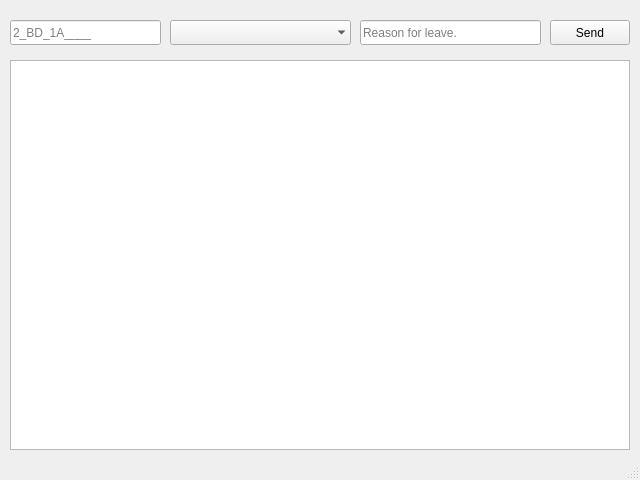
<?xml version="1.0" encoding="UTF-8"?>
<ui version="4.0">
 <class>MainWindow</class>
 <widget class="QMainWindow" name="MainWindow">
  <property name="geometry">
   <rect>
    <x>0</x>
    <y>0</y>
    <width>640</width>
    <height>480</height>
   </rect>
  </property>
  <property name="sizePolicy">
   <sizepolicy hsizetype="Fixed" vsizetype="Fixed">
    <horstretch>0</horstretch>
    <verstretch>0</verstretch>
   </sizepolicy>
  </property>
  <property name="minimumSize">
   <size>
    <width>640</width>
    <height>480</height>
   </size>
  </property>
  <property name="maximumSize">
   <size>
    <width>640</width>
    <height>480</height>
   </size>
  </property>
  <property name="windowTitle">
   <string>MainWindow</string>
  </property>
  <widget class="QWidget" name="centralwidget">
   <widget class="QFrame" name="frame">
    <property name="geometry">
     <rect>
      <x>10</x>
      <y>10</y>
      <width>621</width>
      <height>41</height>
     </rect>
    </property>
    <property name="frameShape">
     <enum>QFrame::NoFrame</enum>
    </property>
    <widget class="QLineEdit" name="rno">
     <property name="geometry">
      <rect>
       <x>0</x>
       <y>10</y>
       <width>151</width>
       <height>25</height>
      </rect>
     </property>
     <property name="maxLength">
      <number>10</number>
     </property>
     <property name="placeholderText">
      <string>2_BD_1A____</string>
     </property>
    </widget>
    <widget class="QComboBox" name="PassType">
     <property name="geometry">
      <rect>
       <x>160</x>
       <y>10</y>
       <width>181</width>
       <height>25</height>
      </rect>
     </property>
     <property name="currentIndex">
      <number>-1</number>
     </property>
     <property name="duplicatesEnabled">
      <bool>false</bool>
     </property>
     <property name="frame">
      <bool>false</bool>
     </property>
     <item>
      <property name="text">
       <string>Gate Pass (One Time)</string>
      </property>
     </item>
     <item>
      <property name="text">
       <string>Lunch Pass (Monthly)</string>
      </property>
     </item>
    </widget>
    <widget class="QPushButton" name="Send">
     <property name="geometry">
      <rect>
       <x>540</x>
       <y>10</y>
       <width>80</width>
       <height>25</height>
      </rect>
     </property>
     <property name="text">
      <string>Send</string>
     </property>
    </widget>
    <widget class="QLineEdit" name="Reason">
     <property name="geometry">
      <rect>
       <x>350</x>
       <y>10</y>
       <width>181</width>
       <height>25</height>
      </rect>
     </property>
     <property name="placeholderText">
      <string>Reason for leave.</string>
     </property>
    </widget>
   </widget>
   <widget class="QGraphicsView" name="Pass">
    <property name="geometry">
     <rect>
      <x>10</x>
      <y>60</y>
      <width>620</width>
      <height>390</height>
     </rect>
    </property>
    <property name="mouseTracking">
     <bool>false</bool>
    </property>
   </widget>
  </widget>
  <widget class="QStatusBar" name="statusbar"/>
  <action name="actionSend">
   <property name="text">
    <string>Send</string>
   </property>
  </action>
 </widget>
 <tabstops>
  <tabstop>rno</tabstop>
  <tabstop>PassType</tabstop>
  <tabstop>Reason</tabstop>
  <tabstop>Send</tabstop>
  <tabstop>Pass</tabstop>
 </tabstops>
 <resources/>
 <connections>
  <connection>
   <sender>Send</sender>
   <signal>clicked()</signal>
   <receiver>actionSend</receiver>
   <slot>trigger()</slot>
   <hints>
    <hint type="sourcelabel">
     <x>579</x>
     <y>31</y>
    </hint>
    <hint type="destinationlabel">
     <x>-1</x>
     <y>-1</y>
    </hint>
   </hints>
  </connection>
 </connections>
</ui>
